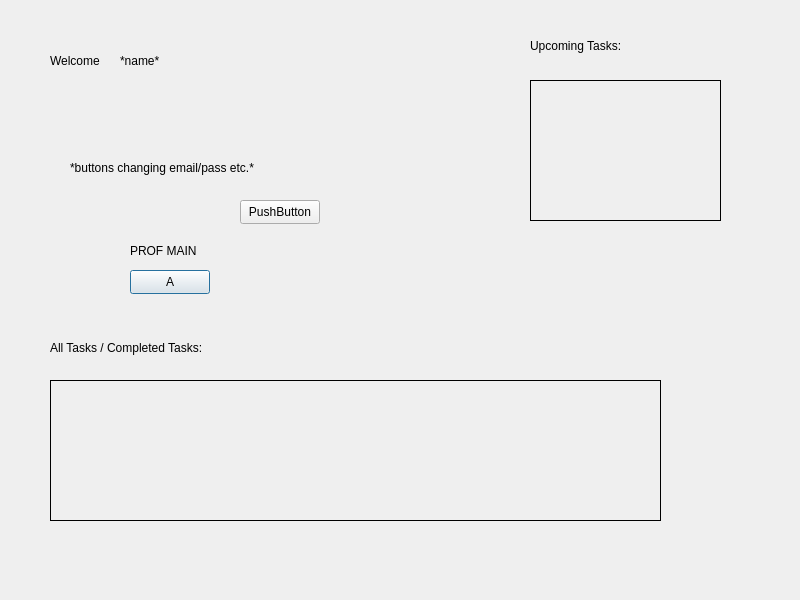
<?xml version="1.0" encoding="UTF-8"?>
<ui version="4.0">
 <class>professorMain</class>
 <widget class="QDialog" name="professorMain">
  <property name="geometry">
   <rect>
    <x>0</x>
    <y>0</y>
    <width>800</width>
    <height>600</height>
   </rect>
  </property>
  <property name="windowTitle">
   <string>Dialog</string>
  </property>
  <widget class="QStackedWidget" name="stackedWidget">
   <property name="geometry">
    <rect>
     <x>0</x>
     <y>0</y>
     <width>801</width>
     <height>601</height>
    </rect>
   </property>
   <widget class="QWidget" name="professorMainLogin">
    <widget class="QPushButton" name="test">
     <property name="geometry">
      <rect>
       <x>130</x>
       <y>270</y>
       <width>80</width>
       <height>24</height>
      </rect>
     </property>
     <property name="text">
      <string>A</string>
     </property>
    </widget>
    <widget class="QLabel" name="label">
     <property name="geometry">
      <rect>
       <x>130</x>
       <y>240</y>
       <width>231</width>
       <height>21</height>
      </rect>
     </property>
     <property name="text">
      <string>PROF MAIN</string>
     </property>
    </widget>
    <widget class="QLabel" name="label_3">
     <property name="geometry">
      <rect>
       <x>530</x>
       <y>80</y>
       <width>191</width>
       <height>141</height>
      </rect>
     </property>
     <property name="frameShape">
      <enum>QFrame::Shape::Box</enum>
     </property>
     <property name="text">
      <string/>
     </property>
    </widget>
    <widget class="QLabel" name="welcomeLabel">
     <property name="geometry">
      <rect>
       <x>50</x>
       <y>50</y>
       <width>61</width>
       <height>21</height>
      </rect>
     </property>
     <property name="text">
      <string>Welcome</string>
     </property>
    </widget>
    <widget class="QLabel" name="helpLabel">
     <property name="geometry">
      <rect>
       <x>70</x>
       <y>160</y>
       <width>201</width>
       <height>16</height>
      </rect>
     </property>
     <property name="text">
      <string>*buttons changing email/pass etc.*</string>
     </property>
    </widget>
    <widget class="QLabel" name="upcomingTasksLabel">
     <property name="geometry">
      <rect>
       <x>530</x>
       <y>30</y>
       <width>91</width>
       <height>31</height>
      </rect>
     </property>
     <property name="text">
      <string>Upcoming Tasks:</string>
     </property>
    </widget>
    <widget class="QPushButton" name="test_2">
     <property name="geometry">
      <rect>
       <x>240</x>
       <y>200</y>
       <width>80</width>
       <height>24</height>
      </rect>
     </property>
     <property name="text">
      <string>PushButton</string>
     </property>
    </widget>
    <widget class="QLabel" name="nameLabel">
     <property name="geometry">
      <rect>
       <x>120</x>
       <y>50</y>
       <width>61</width>
       <height>21</height>
      </rect>
     </property>
     <property name="text">
      <string>*name*</string>
     </property>
    </widget>
    <widget class="QLabel" name="label_2">
     <property name="geometry">
      <rect>
       <x>50</x>
       <y>380</y>
       <width>611</width>
       <height>141</height>
      </rect>
     </property>
     <property name="frameShape">
      <enum>QFrame::Shape::Box</enum>
     </property>
     <property name="text">
      <string/>
     </property>
    </widget>
    <widget class="QLabel" name="allTasksLabel">
     <property name="geometry">
      <rect>
       <x>50</x>
       <y>340</y>
       <width>161</width>
       <height>16</height>
      </rect>
     </property>
     <property name="text">
      <string>All Tasks / Completed Tasks:</string>
     </property>
    </widget>
   </widget>
  </widget>
 </widget>
 <resources/>
 <connections/>
</ui>
